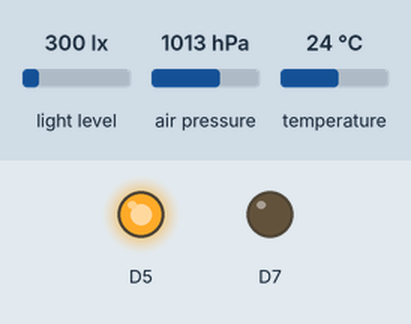
This sketch was run on a simulated Particle Photon. On the bench: output pins drawn as LEDs (lit = HIGH). Inputs (shaded band) come from the test bench; at power-on: light level 300 lx, air pressure 1013 hPa, temperature 24 °C. What the sketch prints to the serial monitor is not drawn.

Above: at 15.5 s.
At 45.6 s:
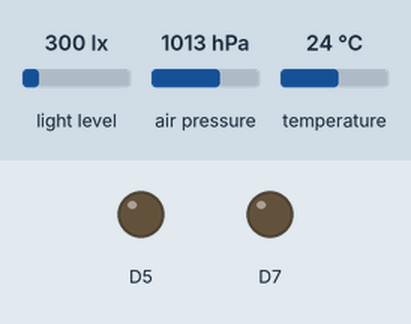
Timing chart, 0 to 78.7 s (numbered marks = the images above):
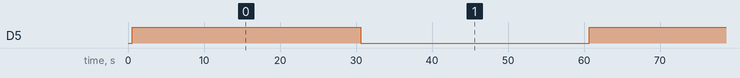

Measured:
- by itself, D5: alternates HIGH for 30.1 s and LOW for 30.1 s

The sketch:

barometro_luz.ino
```cpp
#include "Adafruit_TSL2561_U.h"
#include "Adafruit_BMP085.h"

/*
    Wiring
    ------
    BMP085 Vcc to 3.3V
    BMP085 GND to GND
    BMP085 SCL to D1
    BMP085 SDA to D0

    TSL Vcc to 3.3V
    TSL GND to GND
    TSL SCL to D1
    TSL SDA to D0
*/

Adafruit_TSL2561_Unified tsl = Adafruit_TSL2561_Unified(TSL2561_ADDR_FLOAT, 12345);
Adafruit_BMP085 bmp;

float read_p0(float myAltitude, float ABSpressure)
{
    float p0 = ABSpressure / pow((1.0 - ( myAltitude / 44330.0 )), 5.255);
    return p0;
}

// Publish Pressure, Altitude
void PublishBMP085Info()
{
    float temperature = bmp.readTemperature();
    Serial.print("Temperature = ");
    Serial.print(temperature);
    Serial.println(" *C");

    float pressure = bmp.readPressure() / 100.0f;
    Serial.print("Pressure = ");
    Serial.print(pressure);
    Serial.println(" Pa");

    float p0 = read_p0(951, pressure);
    Serial.print("P0 = ");
    Serial.print(p0);
    Serial.println(" Pa");

    // Calculate altitude assuming 'standard' barometric
    // pressure of 1013.25 millibar = 101325 Pascal
    Serial.print("Altitude = ");
    Serial.print(bmp.readAltitude());
    Serial.println(" meters");

  // you can get a more precise measurement of altitude
  // if you know the current sea level pressure which will
  // vary with weather and such. If it is 1015 millibars
  // that is equal to 101500 Pascals.
    Serial.print("Real altitude = ");
    Serial.print(bmp.readAltitude(p0 * 100));
    Serial.println(" meters");

    char szEventInfo[64];
    sprintf(szEventInfo, "Temperature=%s °C, Pressure=%s hPa, Altitude=%s m", String(temperature, 2).c_str(), String(pressure, 2).c_str(), String(bmp.readAltitude(), 2).c_str());

    Particle.publish("bmpo85info", szEventInfo);
}

/**************************************************************************/
/*
    Displays some basic information on this sensor from the unified
    sensor API sensor_t type (see Adafruit_Sensor for more information)
*/
/**************************************************************************/
void displaySensorDetails(void)
{
  sensor_t sensor;
  tsl.getSensor(&sensor);
  Serial.println("------------------------------------");
  Serial.print  ("Sensor:       "); Serial.println(sensor.name);
  Serial.print  ("Driver Ver:   "); Serial.println(sensor.version);
  Serial.print  ("Unique ID:    "); Serial.println(sensor.sensor_id);
  Serial.print  ("Max Value:    "); Serial.print(sensor.max_value); Serial.println(" lux");
  Serial.print  ("Min Value:    "); Serial.print(sensor.min_value); Serial.println(" lux");
  Serial.print  ("Resolution:   "); Serial.print(sensor.resolution); Serial.println(" lux");
  Serial.println("------------------------------------");
  Serial.println("");
  delay(500);
}

/**************************************************************************/
/*
    Configures the gain and integration time for the TSL2561
*/
/**************************************************************************/
void configureSensor(void)
{
    /* You can also manually set the gain or enable auto-gain support */
    // tsl.setGain(TSL2561_GAIN_1X);      /* No gain ... use in bright light to avoid sensor saturation */
    // tsl.setGain(TSL2561_GAIN_16X);     /* 16x gain ... use in low light to boost sensitivity */
    tsl.enableAutoRange(true);            /* Auto-gain ... switches automatically between 1x and 16x */

    /* Changing the integration time gives you better sensor resolution (402ms = 16-bit data) */
    // tsl.setIntegrationTime(TSL2561_INTEGRATIONTIME_13MS);      /* fast but low resolution */
    tsl.setIntegrationTime(TSL2561_INTEGRATIONTIME_101MS);  /* medium resolution and speed   */
    // tsl.setIntegrationTime(TSL2561_INTEGRATIONTIME_402MS);  /* 16-bit data but slowest conversions */

    /* Update these values depending on what you've set above! */
    Serial.println("------------------------------------");
    Serial.print  ("Gain:         "); Serial.println("Auto");
    Serial.print  ("Timing:       "); Serial.println("101 ms");
    Serial.println("------------------------------------");
}

// Blink LED and wait for some time
void BlinkLED()
{
    static int state = HIGH;

    digitalWrite(D5, state);
    state = !state;
}

void PublishTSL2561Info()
{
    /* Get a new sensor event */
    sensors_event_t event;
    tsl.getEvent(&event);

    /* Display the results (light is measured in lux) */
    if (event.light)
    {
        Serial.print(event.light);
        Serial.println(" lux");
        char szEventInfo[16];
        sprintf(szEventInfo, "Lux=%s lux", String(event.light, 2).c_str());

        Particle.publish("tsl2561", szEventInfo);
    }
    else
    {
        /* If event.light = 0 lux the sensor is probably saturated
        and no reliable data could be generated! */
        Serial.println("Sensor overload");
    }
}

void setup()
{
    Serial.begin(19200);
    pinMode(D7, OUTPUT);
    pinMode(D5, OUTPUT);

    if (!bmp.begin()) {
        Serial.println("Could not find a valid BMP085 sensor, check wiring!");
        while (1) {}
    }

    /* Initialise the sensor */
    if(!tsl.begin())
    {
        /* There was a problem detecting the ADXL345 ... check your connections */
        Serial.print("Ooops, no TSL2561 detected ... Check your wiring or I2C ADDR!");
        while(1) {}
    }

    /* Display some basic information on this sensor */
    displaySensorDetails();

    /* Setup the sensor gain and integration time */
    configureSensor();
}

void loop()
{
    // Publish events. Wait for 2 second between publishes
    PublishBMP085Info();

    BlinkLED();

    PublishTSL2561Info();

    delay(30000);
}
```
